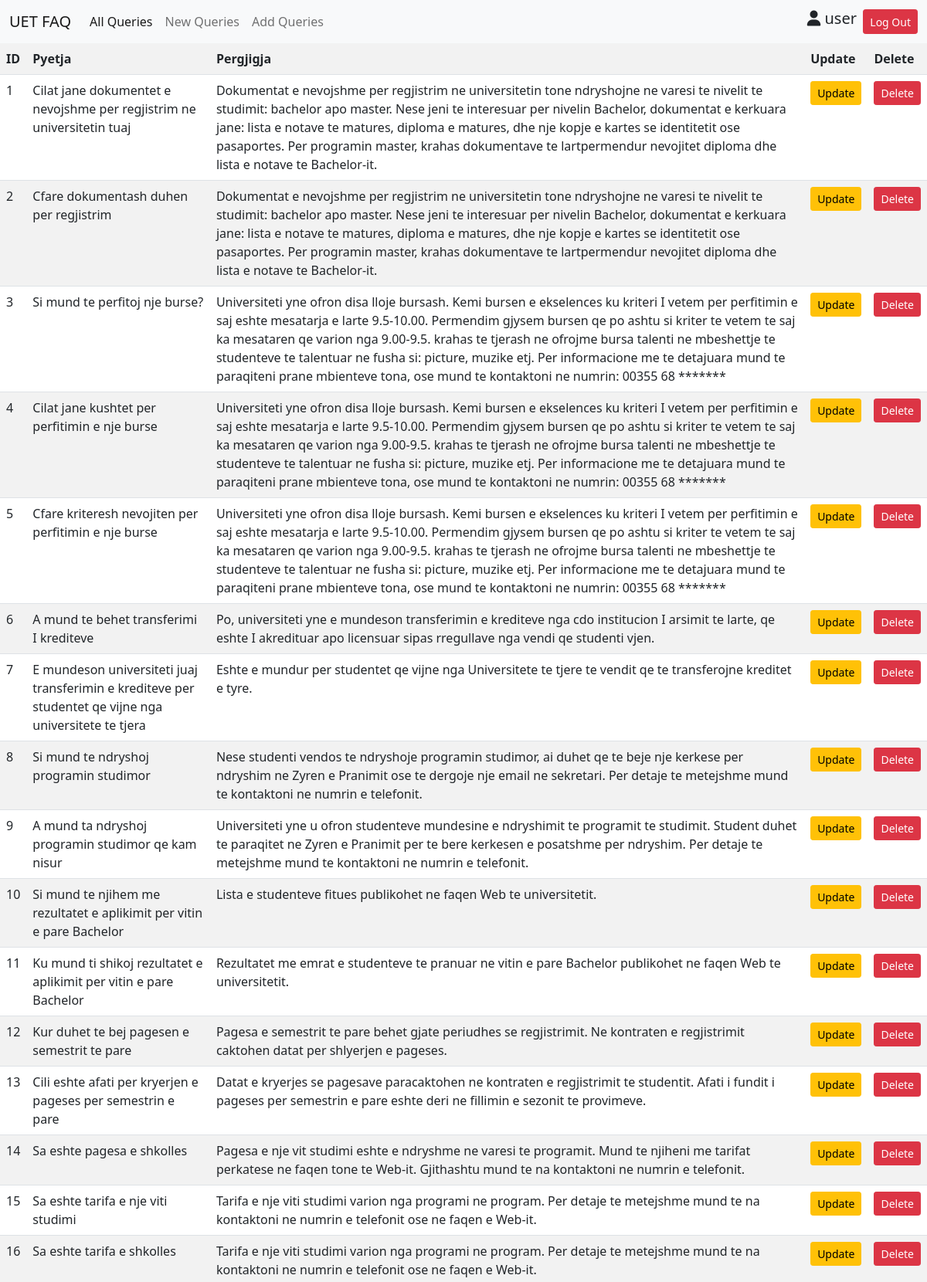
Page /admin.php?p=1 (signed in, upper part) on the committed database.
### tables this page shows
CREATE TABLE `information` (
  `id` int(11) NOT NULL,
  `questions` varchar(300) NOT NULL,
  `answers` varchar(500) NOT NULL
);

### admin.php (the view, shortened to what this page needs)
<!DOCTYPE html>
<html lang="en">
<head>
    <link href="https://cdn.jsdelivr.net/npm/bootstrap@5.1.3/dist/css/bootstrap.min.css"
    rel="stylesheet">
</head>
<body>
<nav class="navbar navbar-expand-lg navbar-light bg-light">
  <div class="container-fluid">
    <a class="navbar-brand" href="#">UET FAQ</a>
    <div class="collapse navbar-collapse" id="navbarSupportedContent">
      <ul class="navbar-nav me-auto mb-2 mb-lg-0">
        <li class="nav-item">
          <a class="nav-link active" aria-current="page" href="admin.php?p=1">All Queries</a>
        </li>
        <li class="nav-item">
          <a class="nav-link" href="admin.php?p=2">New Queries</a>
        </li>
        <li class="nav-item">
          <a class="nav-link" href="admin.php?p=3">Add Queries</a>
        </li>
      </ul>
      <form class="d-flex" action="admin.php?p=6" method="POST">
        <h5><i class="fas fa-user"></i>
          <?php  include('connection.php');
              if(!(isset($_SESSION['username']))){
                    header("location:index.php");
                       }else{
                          $username = $_SESSION['username'];}
                          echo$username; ?></h5>&nbsp;&nbsp;
        <button class="btn btn-sm btn-danger" type="submit">Log Out</button>
      </form>
    </div>
  </div>
</nav>
<?php
if(@$_GET['p']==1){
      $sql = "SELECT * FROM information";
      $counter=0;
  echo'<table class="table table-striped">
  <tr>
          <th>ID</th>
          <th>Pyetja</th>
          <th>Pergjigja</th>
          <th>Update</th>
          <th>Delete</th>
  </tr>';
  $result = $connect->query($sql);
      if ($result->num_rows > 0){
     while($row = $result->fetch_assoc()) {
          $counter++;
          $id = $row["id"];
      echo '<tr><td>' .$counter. '</td><td>' . $row["questions"]. '</td><td>' . $row["answers"]. '</td>
      <td><a href="admin.php?update_query='.$id.'" class="btn btn-sm btn-warning">Update</a></td>
      <td><a href="admin.php?delete_query='.$id.'" class="btn btn-sm btn-danger">Delete</a></td></tr>';
    }
    echo '</table>';
  }
}
?>
</body>
</html>

### rows in the picture
information: questions "Cilat jane dokumentet e nevojshme per regjistrim ne universitetin tuaj", answers "Dokumentat e nevojshme per regjistrim ne universitetin tone ndryshojne ne varesi te nivelit te studimit: bachelor apo master. Nese jeni te interesuar per nivelin Bachelor, dokumentat e kerkuara jane: lista e notave te matures, diploma e matures, dhe nje kopje e kartes se identitetit ose pasaportes. Per programin master, krahas dokumentave te lartpermendur nevojitet diploma dhe lista e notave te Bachelor-it."
information: questions "Cfare dokumentash duhen per regjistrim", answers "Dokumentat e nevojshme per regjistrim ne universitetin tone ndryshojne ne varesi te nivelit te studimit: bachelor apo master. Nese jeni te interesuar per nivelin Bachelor, dokumentat e kerkuara jane: lista e notave te matures, diploma e matures, dhe nje kopje e kartes se identitetit ose pasaportes. Per programin master, krahas dokumentave te lartpermendur nevojitet diploma dhe lista e notave te Bachelor-it."
information: questions "Si mund te perfitoj nje burse?", answers "Universiteti yne ofron disa lloje bursash. Kemi bursen e ekselences ku kriteri I vetem per perfitimin e saj eshte mesatarja e larte 9.5-10.00. Permendim gjysem bursen qe po ashtu si kriter te vetem te saj ka mesataren qe varion nga 9.00-9.5. krahas te tjerash ne ofrojme bursa talenti ne mbeshettje te studenteve te talentuar ne fusha si: picture, muzike etj. Per informacione me te detajuara mund te paraqiteni prane mbienteve tona, ose mund te kontaktoni ne numrin: 00355 68 *******"
information: questions "Cilat jane kushtet per perfitimin e nje burse", answers "Universiteti yne ofron disa lloje bursash. Kemi bursen e ekselences ku kriteri I vetem per perfitimin e saj eshte mesatarja e larte 9.5-10.00. Permendim gjysem bursen qe po ashtu si kriter te vetem te saj ka mesataren qe varion nga 9.00-9.5. krahas te tjerash ne ofrojme bursa talenti ne mbeshettje te studenteve te talentuar ne fusha si: picture, muzike etj. Per informacione me te detajuara mund te paraqiteni prane mbienteve tona, ose mund te kontaktoni ne numrin: 00355 68 *******"
information: questions "Cfare kriteresh nevojiten per perfitimin e nje burse", answers "Universiteti yne ofron disa lloje bursash. Kemi bursen e ekselences ku kriteri I vetem per perfitimin e saj eshte mesatarja e larte 9.5-10.00. Permendim gjysem bursen qe po ashtu si kriter te vetem te saj ka mesataren qe varion nga 9.00-9.5. krahas te tjerash ne ofrojme bursa talenti ne mbeshettje te studenteve te talentuar ne fusha si: picture, muzike etj. Per informacione me te detajuara mund te paraqiteni prane mbienteve tona, ose mund te kontaktoni ne numrin: 00355 68 *******"
information: questions "A mund te behet transferimi I krediteve", answers "Po, universiteti yne e mundeson transferimin e krediteve nga cdo institucion I arsimit te larte, qe eshte I akredituar apo licensuar sipas rregullave nga vendi qe studenti vjen."
information: questions "E mundeson universiteti juaj transferimin e krediteve per studentet qe vijne nga universitete te tjera", answers "Eshte e mundur per studentet qe vijne nga Universitete te tjere te vendit qe te transferojne kreditet e tyre."
information: questions "Si mund te ndryshoj programin studimor", answers "Nese studenti vendos te ndryshoje programin studimor, ai duhet qe te beje nje kerkese per ndryshim ne Zyren e Pranimit ose te dergoje nje email ne sekretari. Per detaje te metejshme mund te kontaktoni ne numrin e telefonit."
information: questions "A mund ta ndryshoj programin studimor qe kam nisur", answers "Universiteti yne u ofron studenteve mundesine e ndryshimit te programit te studimit. Student duhet te paraqitet ne Zyren e Pranimit per te bere kerkesen e posatshme per ndryshim. Per detaje te metejshme mund te kontaktoni ne numrin e telefonit."
information: questions "Si mund te njihem me rezultatet e aplikimit per vitin e pare Bachelor", answers "Lista e studenteve fitues publikohet ne faqen Web te universitetit."
information: questions "Ku mund ti shikoj rezultatet e aplikimit per vitin e pare Bachelor", answers "Rezultatet me emrat e studenteve te pranuar ne vitin e pare Bachelor publikohet ne faqen Web te universitetit."
information: questions "Kur duhet te bej pagesen e semestrit te pare", answers "Pagesa e semestrit te pare behet gjate periudhes se regjistrimit. Ne kontraten e regjistrimit caktohen datat per shlyerjen e pageses."
information: questions "Cili eshte afati per kryerjen e pageses per semestrin e pare", answers "Datat e kryerjes se pagesave paracaktohen ne kontraten e regjistrimit te studentit. Afati i fundit i pageses per semestrin e pare eshte deri ne fillimin e sezonit te provimeve."
information: questions "Sa eshte pagesa e shkolles", answers "Pagesa e nje vit studimi eshte e ndryshme ne varesi te programit. Mund te njiheni me tarifat perkatese ne faqen tone te Web-it. Gjithashtu mund te na kontaktoni ne numrin e telefonit."
information: questions "Sa eshte tarifa e nje viti studimi", answers "Tarifa e nje viti studimi varion nga programi ne program. Per detaje te metejshme mund te na kontaktoni ne numrin e telefonit ose ne faqen e Web-it."
information: questions "Sa eshte tarifa e shkolles", answers "Tarifa e nje viti studimi varion nga programi ne program. Per detaje te metejshme mund te na kontaktoni ne numrin e telefonit ose ne faqen e Web-it."

### other values in the picture
$username "user"
